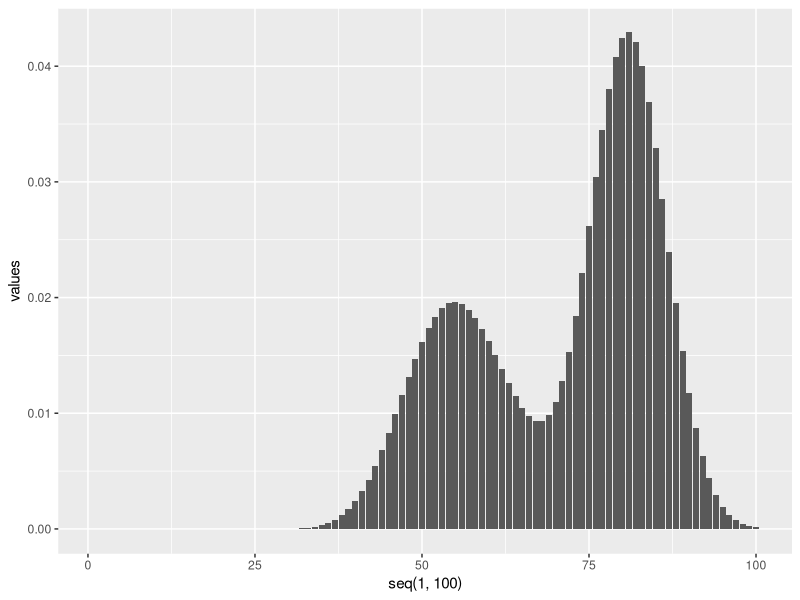
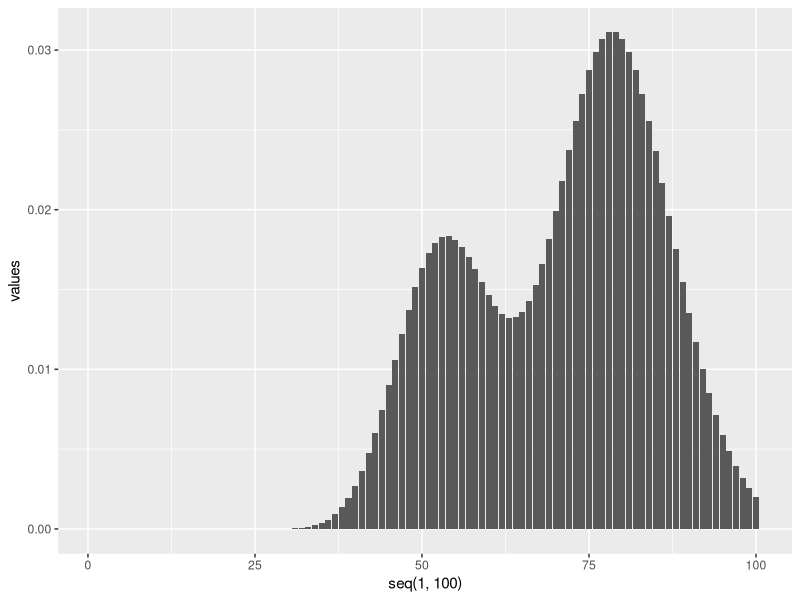
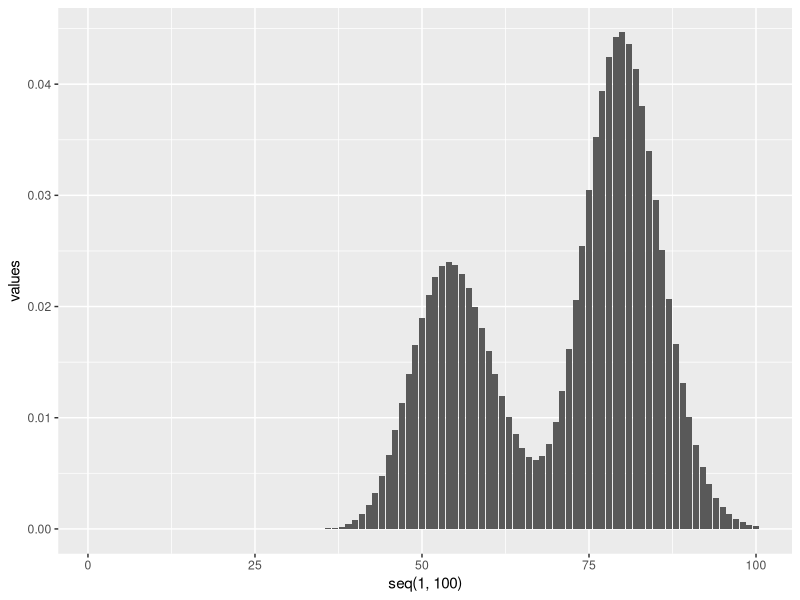

Recreate these plots in R, in order.
## ---- chunk 1
attach(faithful)
require(tidyverse)
## ---- chunk 2
#Code begins here
x=faithful$waiting
llone= function(x,theta){
  p=theta[1]
  if (p<0.2|p>0.8) return(1000000000)
  alpha=theta[2]
  sigma1=theta[3]
  mu=theta[4]
  sigma2=theta[5]
  return((-1)*(sum(log(p*dgamma(x,alpha,sigma1)+(1-p)*dnorm(x,mu,sigma2)))))
}
#Optimizing
opt1=optim(fn=llone,par=c(0.5,50,2,80,2),x=x)
#Visualizing model
modelone=function(x,theta){
  p=theta[1]
  if (p<0|p>1) return(1000000000)
  alpha=theta[2]
  sigma1=theta[3]
  mu=theta[4]
  sigma2=theta[5]
  return(p*dgamma(x,alpha,sigma1)+(1-p)*dnorm(x,mu,sigma2))
}
modeloneplot=data.frame(values=modelone(seq(1,100),opt1$par))
ggplot(modeloneplot,aes(x=seq(1,100),y=values))+geom_col()
## ---- chunk 3
k=5 #5 parameters estimated
aicone=2*k+2*opt1$value
aicone
## ---- chunk 4
lltwo= function(x,theta){
  p=theta[1]
  if (p<0.2|p>0.8) return(1000000000)
  alpha1=theta[2]
  sigma1=theta[3]
  alpha2=theta[4]
  sigma2=theta[5]
  return((-1)*(sum(log(p*dgamma(x,alpha1,sigma1)+(1-p)*dgamma(x,alpha2,sigma2)))))
}
opt2=optim(fn=lltwo,par=c(0.5,50,2,80,2),x=x)
#Visualising model
modeltwo = function(x,theta){
  p=theta[1]
  alpha1=theta[2]
  sigma1=theta[3]
  alpha2=theta[4]
  sigma2=theta[5]
  return(p*dgamma(x,alpha1,sigma1)+(1-p)*dgamma(x,alpha2,sigma2))
}
modeltwoplot=data.frame(values=modeltwo(seq(1,100),opt2$par))
ggplot(modeltwoplot,aes(x=seq(1,100),y=values))+geom_col()
## ---- chunk 5
k=5 #5 parameters estimated
aictwo=2*k+2*opt2$value
aictwo
## ---- chunk 6
llthree= function(x,theta){
  p=theta[1]
  if (p<0.2|p>0.8) return(1000000000)
  mu1=theta[2]
  sigma1=theta[3]
  mu2=theta[4]
  sigma2=theta[5]
  return((-1)*(sum(log(p*dlnorm(x,mu1,sigma1)+(1-p)*dlnorm(x,mu2,sigma2)))))
}
opt3=optim(fn=llthree,par=c(0.5,log(50),log(2),log(80),log(2)),x=x)
#Visualizing model
modelthree = function(x,theta){
  p=theta[1]
  mu1=theta[2]
  sigma1=theta[3]
  mu2=theta[4]
  sigma2=theta[5]
  return(p*dlnorm(x,mu1,sigma1)+(1-p)*dlnorm(x,mu2,sigma2))
}
modelthreeplot=data.frame(values=modelthree(seq(1,100),opt3$par))
ggplot(modelthreeplot,aes(x=seq(1,100),y=values))+geom_col()
## ---- chunk 7
k=5 #5 parameters estimated
aicthree=2*k+2*opt3$value
aicthree
## ---- chunk 8
p=opt3$par[1]
mu1=opt3$par[2]
sigma1=opt3$par[3]
mu2=opt3$par[4]
sigma2=opt3$par[5]
(p*plnorm(70,mu1,sigma1)+(1-p)*plnorm(70,mu2,sigma2))-
  (p*plnorm(60,mu1,sigma1)+(1-p)*plnorm(60,mu2,sigma2))
